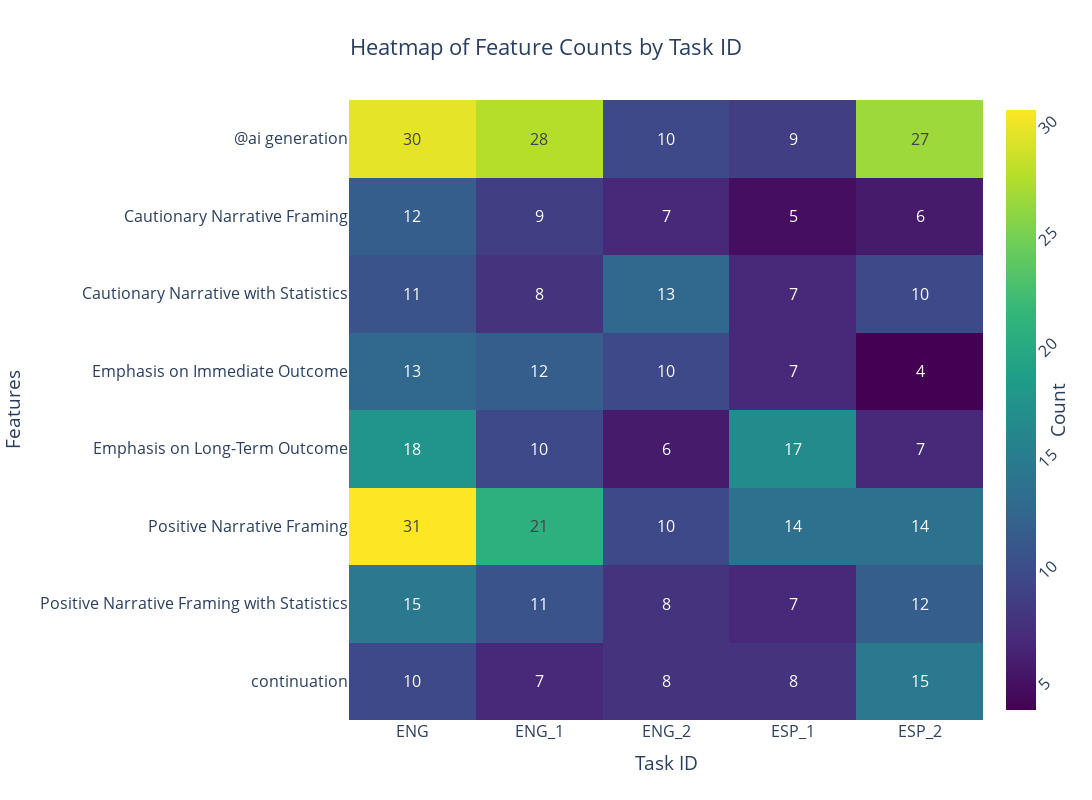

This figure's notebook cell:
### Code cell
fig = px.imshow(heatmap_data_feature_usage, 
                labels=dict(x="Task ID", y="Features", color="Count"),
                x=heatmap_data_feature_usage.columns,
                y=heatmap_data_feature_usage.index,
                color_continuous_scale="Viridis",  # Professional color scale
                text_auto=True,  # Adds annotations
                aspect='auto')

# Improve layout: adjust title, axis labels, and font sizes
fig.update_layout(
    title={
        'text': "Heatmap of Feature Counts by Task ID",
        'y': 0.95,  # Title positioning
        'x': 0.5,
        'xanchor': 'center',
        'yanchor': 'top'
    },
    xaxis_title="Task ID",
    yaxis_title="Features",
    font=dict(size=16),  # Increase font size
    width=1200,
    height=800,
    margin=dict(l=80, r=80, t=100, b=80),  # Adjust margins
)

# Subtle gridlines for better readability
fig.update_xaxes(showgrid=True, gridwidth=1, gridcolor='lightgray')
fig.update_yaxes(showgrid=True, gridwidth=1, gridcolor='lightgray')

# Adjust color bar (optional)
fig.update_coloraxes(colorbar_title_side='right', colorbar_tickangle=-45)

# Increase resolution for publications by exporting the image
# fig.write_image("heatmap_high_res.png", scale=2)  # Export in high resolution

# Show the plot
fig.show()

### Figure 1 — Plotly figure (JSON) as saved in the notebook; plotly's stock layout.template omitted (floating-point values rounded to 4 significant figures)
{"data": [{"coloraxis": "coloraxis", "hovertemplate": "Task ID: %{x}<br>Features: %{y}<br>Count: %{z}<extra></extra>", "name": "0", "texttemplate": "%{z}", "type": "heatmap", "x": ["ENG", "ENG_1", "ENG_2", "ESP_1", "ESP_2"], "xaxis": "x", "y": ["@ai generation", "Cautionary Narrative Framing", "Cautionary Narrative with Statistics", "Emphasis on Immediate Outcome", "Emphasis on Long-Term Outcome", "Positive Narrative Framing", "Positive Narrative Framing with Statistics", "continuation"], "yaxis": "y", "z": [[30, 28, 10, 9, 27], [12, 9, 7, 5, 6], [11, 8, 13, 7, 10], [13, 12, 10, 7, 4], [18, 10, 6, 17, 7], [31, 21, 10, 14, 14], [15, 11, 8, 7, 12], [10, 7, 8, 8, 15]]}], "layout": {"coloraxis": {"colorbar": {"tickangle": -45, "title": {"side": "right", "text": "Count"}}, "colorscale": [[0, "#440154"], [0.1111, "#482878"], [0.2222, "#3e4989"], [0.3333, "#31688e"], [0.4444, "#26828e"], [0.5556, "#1f9e89"], [0.6667, "#35b779"], [0.7778, "#6ece58"], [0.8889, "#b5de2b"], [1, "#fde725"]]}, "font": {"size": 16}, "height": 800, "margin": {"b": 80, "l": 80, "r": 80, "t": 100}, "title": {"text": "Heatmap of Feature Counts by Task ID", "x": 0.5, "xanchor": "center", "y": 0.95, "yanchor": "top"}, "width": 1200, "xaxis": {"anchor": "y", "domain": [0, 1], "gridcolor": "lightgray", "gridwidth": 1, "showgrid": true, "title": {"text": "Task ID"}}, "yaxis": {"anchor": "x", "autorange": "reversed", "domain": [0, 1], "gridcolor": "lightgray", "gridwidth": 1, "showgrid": true, "title": {"text": "Features"}}}}
